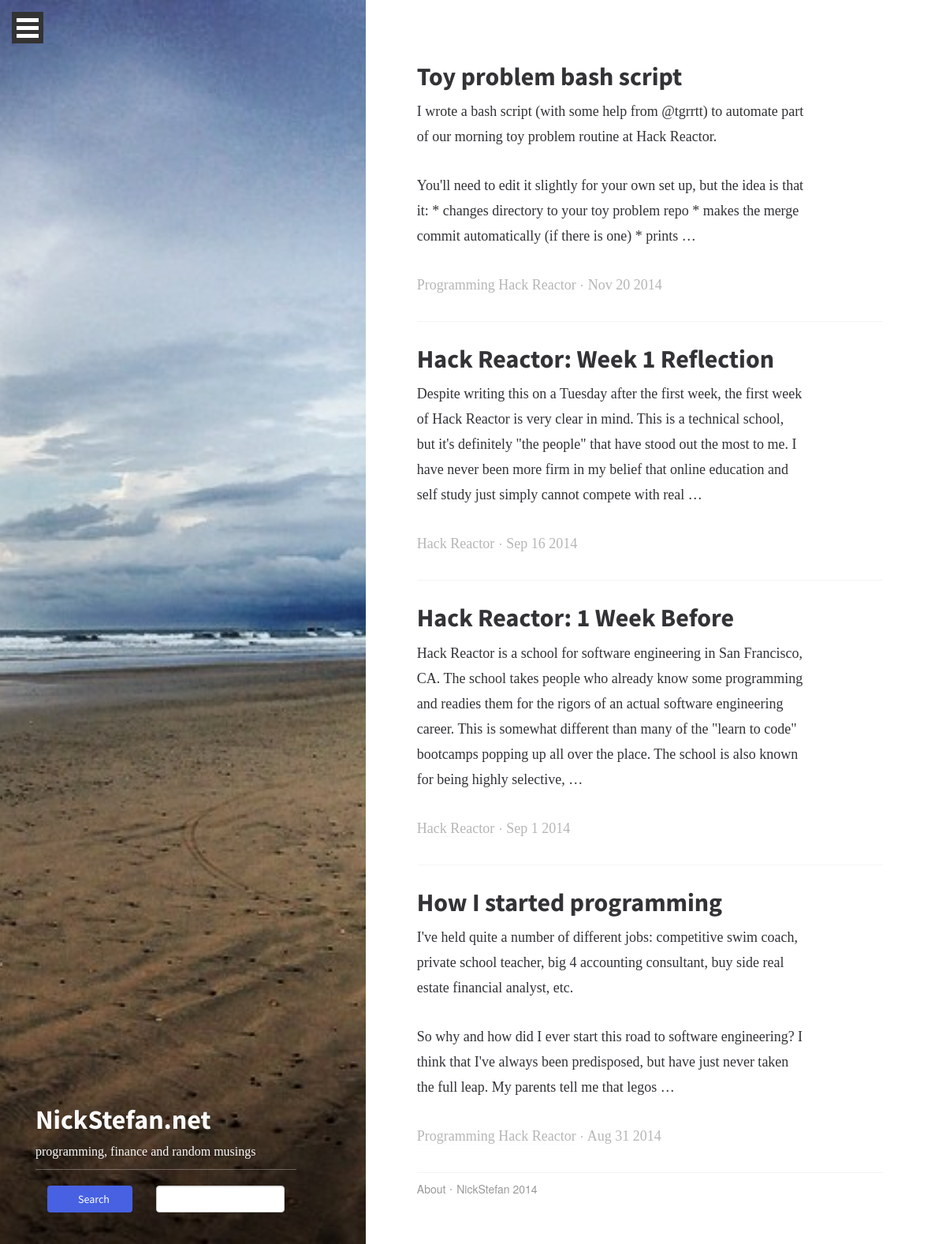
Screenshot of /blog/category/hack-reactor with the database file from the repository.
### blog/models.py (models this page shows, shortened)
class Blog (models.Model):
    title = models.CharField(max_length=100, unique=True)
    slug = models.SlugField(max_length=100, unique=True)
    body = models.TextField()
    posted = models.DateTimeField(db_index=True) #auto_now_add=True
    category = models.ManyToManyField(Category)
    live = models.BooleanField(default=False)
    @permalink # this puts a 'view on site' link in the admin
    def get_absolute_url(self):
        if self.live == True:
            return ('view_blog_post', None, {'slug': self.slug})
        else:
            return ('view_blog_preview', None, {'slug': self.slug})

class Category(models.Model):
    title = models.CharField(max_length=100, db_index=True)
    slug = models.SlugField(max_length=100, db_index=True)
    @permalink # this puts a 'view on site' link in the admin
    def get_absolute_url(self):
        return ('view_blog_category', None, {'slug': self.slug})
    def __unicode__(self):
        return '%s' % self.title

### blog/views.py (the view)
def view_category(request, slug):
    category = get_object_or_404(Category, slug=slug)
    return render_to_response('blog/view_category.html',{
        'category': get_object_or_404(Category, slug=slug),
        'posts': Blog.objects.filter(category=category,live=True).order_by('-posted')
    })

### blog/templates/blog/view_category.html (shortened to what this page needs)
{% extends 'base.html' %}
{% load markdownify %}
{% block content %}
<div class="col-md-7 col-sm-12 col-md-offset-5 main-content">
    {% if posts %}
        {% for post in posts %}
            <div class="post">
                <section>
                    <div class="post-preview col-xs-10  no-gutter">
                    <h2><a href="{{ post.get_absolute_url }}">{{ post.title }}</a></h2>
                    <div class="postbody">{{ post.body|markdownify|safe|truncatewords:"60"}}</div>
                    <p class="meta">
                        {% for category in post.category.all %}<a class="" href="{{ category.get_absolute_url }}">{{ category }}</a> {% endfor %} <i class="link-spacer"></i>  {{ post.posted|date }}
                    </p>
                    </div>
                </section>
            </div>
        {% endfor %}
    {% endif %}
{% endblock %}

### blog/static/css/main.css (style rules this page uses)
body, button, input, select, textarea { text-rendering: optimizeLegibility; -webkit-font-smoothing: antialiased; color: #333337; }
p { margin-bottom: 30px; font-family: "Droid Serif", serif; font-size: 18px; font-size: 1.8rem; line-height: 24px; line-height: 2.4rem; }
@media (min-width: 768px) { p { font-size: 20px; font-size: 2rem; line-height: 28px; line-height: 2.8rem; } }
@media (min-width: 992px) { p { font-size: 22px; font-size: 2.2rem; line-height: 32px; line-height: 3.2rem; } }
a { text-decoration: none; color: white; border-bottom: solid 1px #fafafa; }
h1, h2 { font-family: "Source Sans Pro", sans-serif; font-weight: 700; }
h2 { font-size: 32px; font-size: 3.2rem; }
i { font-style: italic; }
.meta { color: #b6b6b6; font-size: 14px; font-size: 1.4rem; }
@media (min-width: 992px) { .meta { font-size: 16px; font-size: 1.6rem; } }
.meta a { color: #b6b6b6; }
.meta i { font-style: normal; }
.main-content { padding: 30px; }
@media (min-width: 768px) { .main-content { padding: 60px 120px; } }
@media (min-width: 992px) { .main-content { padding: 50px; } }
.post { height: auto; padding: 30px 0; border-bottom: solid 1px whitesmoke; overflow: hidden; *zoom: 1; }
.post .post-preview h2 { margin-top: 0; font-size: 24px; font-size: 2.4rem; }
@media (min-width: 992px) { .post .post-preview h2 { font-size: 32px; font-size: 3.2rem; } }
.post .post-preview h2 a { color: #333337; border: solid 0px transparent; }
.post .post-preview p { font-family: "Droid Serif", serif; font-size: 16px; font-size: 1.6rem; }
@media (min-width: 992px) { .post .post-preview p { font-size: 18px; font-size: 1.8rem; } }
.link-spacer { margin: 0 2px 4px 2px; display: inline-block; height: 2px; width: 2px; background-color: #b6b6b6; -webkit-border-radius: 100%; -moz-border-radius: 100%; border-radius: 100%; }
.meta { font-size: 12px; font-size: 1.2rem; margin-bottom: 0; }
@media (min-width: 768px) { .meta { font-size: 16px; font-size: 1.6rem; } }
.no-gutter { padding-left: 0; padding-right: 0; }
html { font-size: 62.5%; }

### rows the page displays
Blog: title "Toy problem bash script", body "I wrote a bash script (with some help from @tgrrtt) to automate part of our morning toy problem routine at Hack Reactor. You'll need to edit it slightly for your own set up, but the idea is that it: * changes directory to your toy problem repo * makes the merge commit automatically (if there is one) * prints …", posted "Nov 20 2014"
Category: title "Programming"
Category: title "Hack Reactor"
Blog: title "Hack Reactor: Week 1 Reflection", body "Despite writing this on a Tuesday after the first week, the first week of Hack Reactor is very clear in mind. This is a technical school, but it's definitely \"the people\" that have stood out the most to me. I have never been more firm in my belief that online education and self study just simply cannot compete with real …", posted "Sep 16 2014"
Blog: title "Hack Reactor: 1 Week Before", body "Hack Reactor is a school for software engineering in San Francisco, CA. The school takes people who already know some programming and readies them for the rigors of an actual software engineering career. This is somewhat different than many of the \"learn to code\" bootcamps popping up all over the place. The school is also known for being highly selective, …", posted "Sep 1 2014"
Blog: title "How I started programming", body "I've held quite a number of different jobs: competitive swim coach, private school teacher, big 4 accounting consultant, buy side real estate financial analyst, etc. So why and how did I ever start this road to software engineering? I think that I've always been predisposed, but have just never taken the full leap. My parents tell me that legos …", posted "Aug 31 2014"
